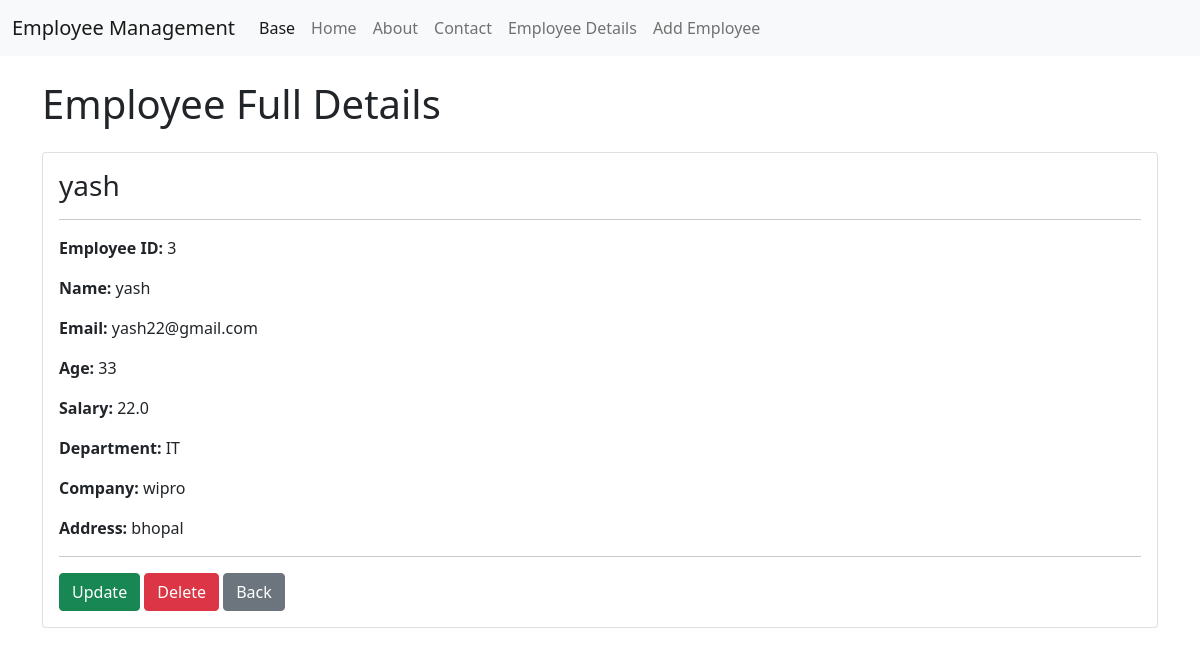
/employee/3/, run on the app's committed database.
### app2/models.py (models this page shows, shortened)
class Employee(models.Model):
    name = models.CharField(max_length=50)
    email = models.EmailField(unique=True)
    age = models.IntegerField()
    salary = models.FloatField()
    address = models.TextField(max_length=200, default='Null')
    department = models.ForeignKey(
        Department,
        on_delete=models.SET_NULL,
        related_name='employees',
        null=True,
        blank=True
    )
    company = models.ForeignKey(
        Company,
        on_delete=models.SET_NULL,
        related_name='employees',
        null=True,
        blank=True
    )

class Department(models.Model):
    name = models.CharField(max_length=50)
    phone = models.CharField(max_length=15, unique=True)

class Company(models.Model):
    name = models.CharField(max_length=50)
    email = models.EmailField(unique=True)
    branchNumber = models.CharField(max_length=10, unique=True)
    location = models.TextField(max_length=200, default='Null')

### app2/views.py (the view)
def employee_detail(request, id):
    employee = get_object_or_404(
        Employee,
        id=id
    )
    return render(
        request,
        'employee_detail.html',
        {
            'employee': employee
        }
    )

### templates/employee_detail.html
{% extends 'base.html' %}
{% block content %}
<h1 class="mb-4">
    Employee Full Details
</h1>
<div class="card">
    <div class="card-body">
        <h3>
            {{ employee.name }}
        </h3>
        <hr>
        <p>
            <strong>Employee ID:</strong>
            {{ employee.id }}
        </p>
        <p>
            <strong>Name:</strong>
            {{ employee.name }}
        </p>
        <p>
            <strong>Email:</strong>
            {{ employee.email }}
        </p>
        <p>
            <strong>Age:</strong>
            {{ employee.age }}
        </p>
        <p>
            <strong>Salary:</strong>
            {{ employee.salary }}
        </p>
        <p>
            <strong>Department:</strong>
            {% if employee.department %}
                {{ employee.department.name }}
            {% else %}
                Not assigned
            {% endif %}
        </p>
        <p>
            <strong>Company:</strong>
            {% if employee.company %}
                {{ employee.company.name }}
            {% else %}
                Not assigned
            {% endif %}
        </p>
        <p>
            <strong>Address:</strong>
            {{ employee.address }}
        </p>
        <hr>
        <a
            href="{% url 'update_employee' employee.id %}"
            class="btn btn-success">
            Update
        </a>
        <a
            href="{% url 'delete_employee' employee.id %}"
            class="btn btn-danger">
            Delete
        </a>
        <a
            href="{% url 'empdata' %}"
            class="btn btn-secondary">
            Back
        </a>
    </div>
</div>
{% endblock %}

### data on the page
Employee: name "yash", id "3", email "yash22@gmail.com", age "33", salary "22.0", department.name "IT", company.name "wipro", address "bhopal"
